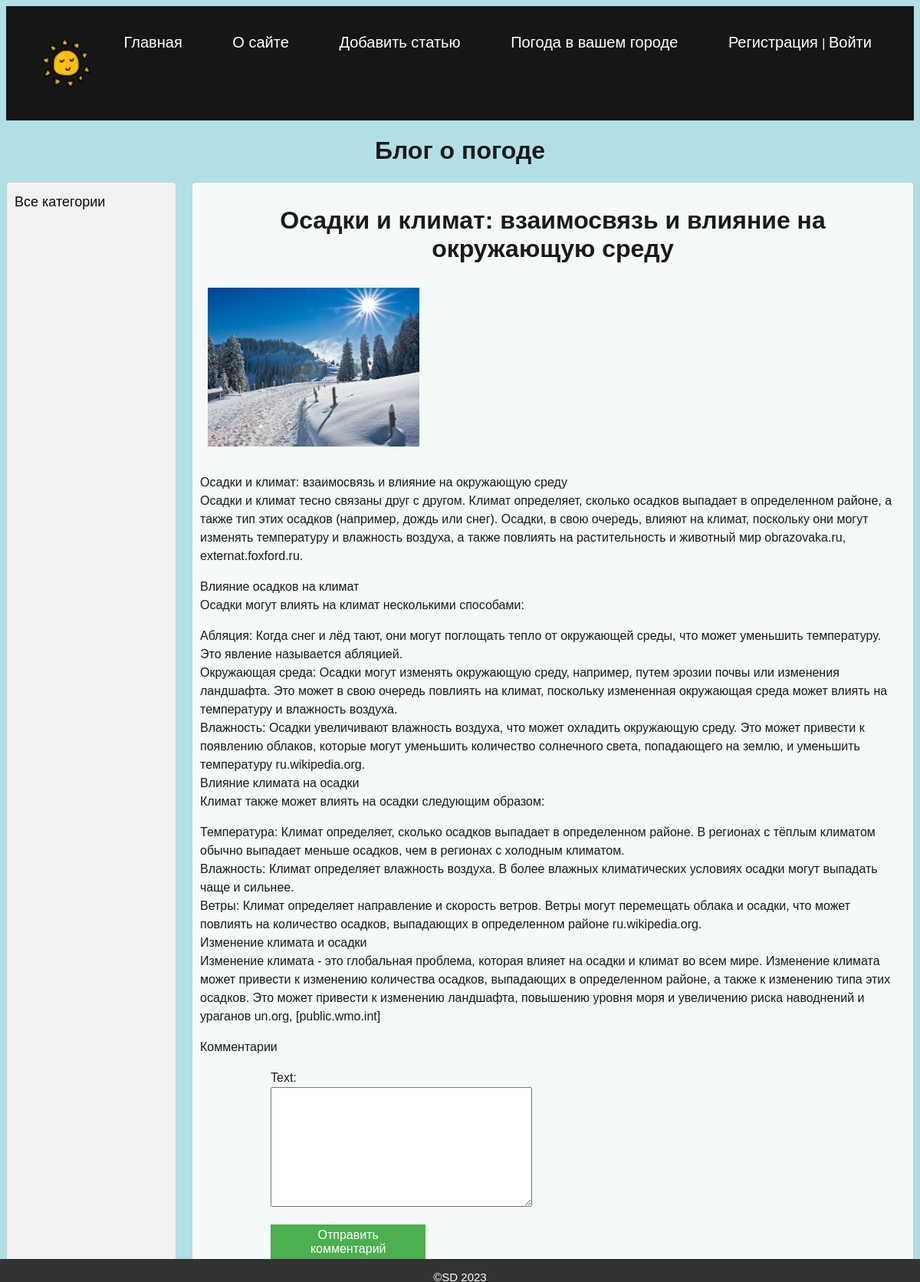
/post/xcxcxc/, run on the app's committed database.
### blog/models.py (models this page shows, shortened)
class Blog(models.Model):
    title = models.CharField(max_length=255)
    slug = models.SlugField(max_length=255, unique=True, db_index=True, verbose_name="URL")
    content = models.TextField(blank=False)
    photo = models.ImageField(upload_to='blog_images/')
    time_create = models.DateTimeField(auto_now_add=True)
    time_update = models.DateTimeField(auto_now=True)
    is_published = models.BooleanField(default=True)
    cat = models.ForeignKey('Category', on_delete=models.PROTECT, null=True)

### blog/views.py (the view, shortened to what this page needs)
# urls.py: path('post/<str:post_slug>/', views.ShowPostView.as_view(), name='post'),
class ShowPostView(View):
    def get(self, request, post_slug):
        post = get_object_or_404(Blog, slug=post_slug)
        comments = Comment.objects.filter(post=post)
        form = CommentForm()
        context = {
            'post': post,
            'comments': comments,
            'form': form,
            'menu': get_user_context()['menu'],
            'title': post.title,
            'cat_selected': 1,
        }
        return render(request, 'blog/post.html', context=context)

### blog/forms.py
class CommentForm(forms.ModelForm):
       class Meta:
           model = Comment
           fields = ('text',)

### blog/utils.py (called while the page is built)
def get_user_context():
    return {
        'menu': [
            {'title': "Главная", 'url_name': 'home'},
            {'title': "О сайте", 'url_name': 'about'},
            {'title': "Добавить статью", 'url_name': 'add_page'},
            {'title': "Погода в вашем городе", 'url_name': 'weather'},
        ]
    }

### blog/templates/blog/post.html (shortened to what this page needs)
{% extends 'blog/base.html' %}
{% block content %}
<h1>{{post.title}}</h1>
{% if post.photo %}
<p><img class="img-article-left" src="{{post.photo.url}}"></p>
{% endif %}
{{post.content|linebreaks}}
<p>Комментарии</p>
<form class="comment-form" method="post">
    {{ form.as_p }}
    <button type="submit">Отправить комментарий</button>
</form>
{% endblock %}

### blog/static/css/style.css (style rules this page uses)
body { font-family: Arial, sans-serif; background-color: powderblue; color: rgb(88, 84, 84); }
h1 { text-align: center; color: rgb(27, 25, 25); }
.blogs p { color: rgb(27, 25, 25); line-height: 1.5; }
.img-article-left { width: 30%; margin: 10px; padding-bottom: 2px; }
form { display: block; margin-bottom: 10px; justify-content: center; align-items: center; }
button { padding: 5px 10px; font-size: 16px; background-color: #4CAF50; color: white; border: none; cursor: pointer; }
.comment-form { width: 22%; margin-left: 10%; }

### data on the page
Blog: title "Осадки и климат: взаимосвязь и влияние на окружающую среду", photo (picture), content "Осадки и климат: взаимосвязь и влияние на окружающую среду Осадки и климат тесно связаны друг с другом. Климат определяет, сколько осадков выпадает в определенном районе, а также тип этих осадков (например, дождь или снег). Осадки, в свою очередь, влияют на климат, поскольку они могут изменять температуру и влажность воздуха, а также повлиять на растительность и животный мир obrazovaka.ru, externat.foxford.ru. Влияние осадков на климат Осадки могут влиять на климат несколькими способами: Абляция: Когда снег и лёд тают, они могут поглощать тепло от окружающей среды, что может уменьшить температуру. Это явление называется абляцией. Окружающая среда: Осадки могут изменять окружающую среду,…"

### other printed values
{{ m.title }} "Главная" "О сайте" "Добавить статью" "Погода в вашем городе"
